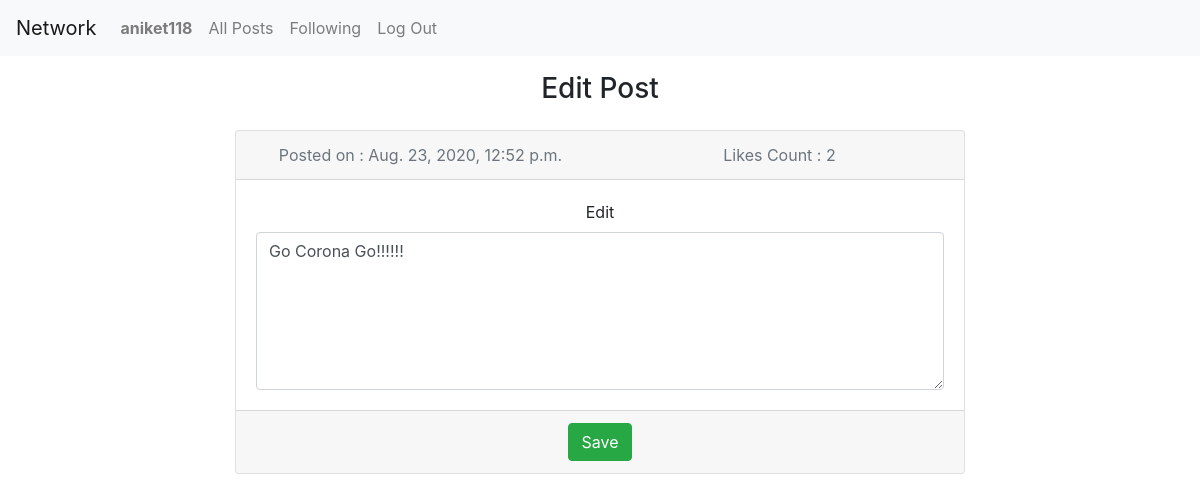
Screenshot of /edit_post/12 (signed in) with the database file from the repository.
### network/models.py (models this page shows, shortened)
class User(AbstractUser):
    relationships = models.ManyToManyField("self", symmetrical=False, through="Relationship", related_name="related_to")

class Post(models.Model):
    poster = models.ForeignKey(User, on_delete=models.CASCADE, related_name='post')
    timestamp = models.DateTimeField(default=timezone.now)
    content = models.TextField(max_length=144)
    likes = models.ManyToManyField(User, symmetrical=True, related_query_name="liked_posts", through="Like")

### network/views.py (the view)
# urls.py: path("edit_post/<int:post_id>", views.edit_post, name="edit_post"),
def edit_post(request, post_id):
    if request.user is not None:
        post = Post.objects.get(pk = post_id)
        if post.poster == request.user:
            return render(request, 'network/edit.html', {'post':post})
        else:
            return HttpResponseRedirect(reverse(index))
    else:
            return HttpResponseRedirect(reverse(index))

### network/templates/network/edit.html
{% extends "network/layout.html" %}
{% block body %}
    <div class="container">
        <div class="row justify-content-center">
            <div class="col-8 m-3">
                <h3 style="text-align:center;">Edit Post</h3>
            </div>
            <div class="col-8">
                <form action="{% url 'save_post' post.pk %}" method="POST">{% csrf_token %}
                <div class="card text-center">
                    <div class="card-header">
                        <div class="row  text-muted">
                            <div class="col-6">
                                Posted on : {{ post.timestamp }}
                            </div>
                            <div class="col-6">
                                Likes Count : {{ post.likes.all|length }}
                            </div>
                        </div>
                    </div>
                    <div class="card-body">
                        <label for="newPost">Edit</label>
                        <textarea class="form-control" id="newPost" name="content" autofocus rows="6" maxlength=140>{{ post.content }}</textarea>
                    </div>
                    <div class="card-footer">
                        <button type="submit" class="btn btn-success">Save</button>
                    </div>
                </div>
                </form>
            </div>
        </div>
    </div>
{% endblock %}

### network/templates/network/layout.html (shortened to what this page needs)
{% load static %}
<!DOCTYPE html>
<html lang="en">
    <head>
        <link rel="stylesheet" href="https://stackpath.bootstrapcdn.com/bootstrap/4.4.1/css/bootstrap.min.css">
        <link href="{% static 'network/css/styles.css' %}" rel="stylesheet">
        <link href="{% static 'network/css/all.css' %}" rel="stylesheet">
    </head>
    <body>
        <nav class="navbar navbar-expand-lg navbar-light bg-light sticky-top">
            <a class="navbar-brand">Network</a>
            <div>
              <ul class="navbar-nav mr-auto">
                {% if user.is_authenticated %}
                    <li class="nav-item">
                        <a class="nav-link {% if request.get_full_path == "/profile/{{user.pk}}" %}active{% endif %}" href="{% url 'profile' user.pk %}"><strong>{{ user.username }}</strong></a>
                    </li>
                {% endif %}
                <li class="nav-item">
                  <a class="nav-link {% if request.get_full_path == "/" %}active{% endif %}" href="{% url 'index' %}">All Posts</a>
                </li>
                {% if user.is_authenticated %}
                    <li class="nav-item">
                        <a class="nav-link {% if request.get_full_path == "/following" %}active{% endif %} " href="{% url 'following' %}">Following</a>
                    </li>
                    <li class="nav-item">
                        <a class="nav-link" href="{% url 'logout' %}">Log Out</a>
                    </li>
                {% endif %}
              </ul>
            </div>
          </nav>
        <div class="body">
            {% block body %}
            {% endblock %}
        </div>
    </body>
</html>

### network/static/network/css/styles.css (style rules this page uses)
body { background: url("../img/background.jpg") fixed; background-size: cover; }

### rows the page displays
User: username "aniket118"
Post: timestamp "Aug. 23, 2020, 12:52 p.m.", likes.all|length "2", content "Go Corona Go!!!!!!"
